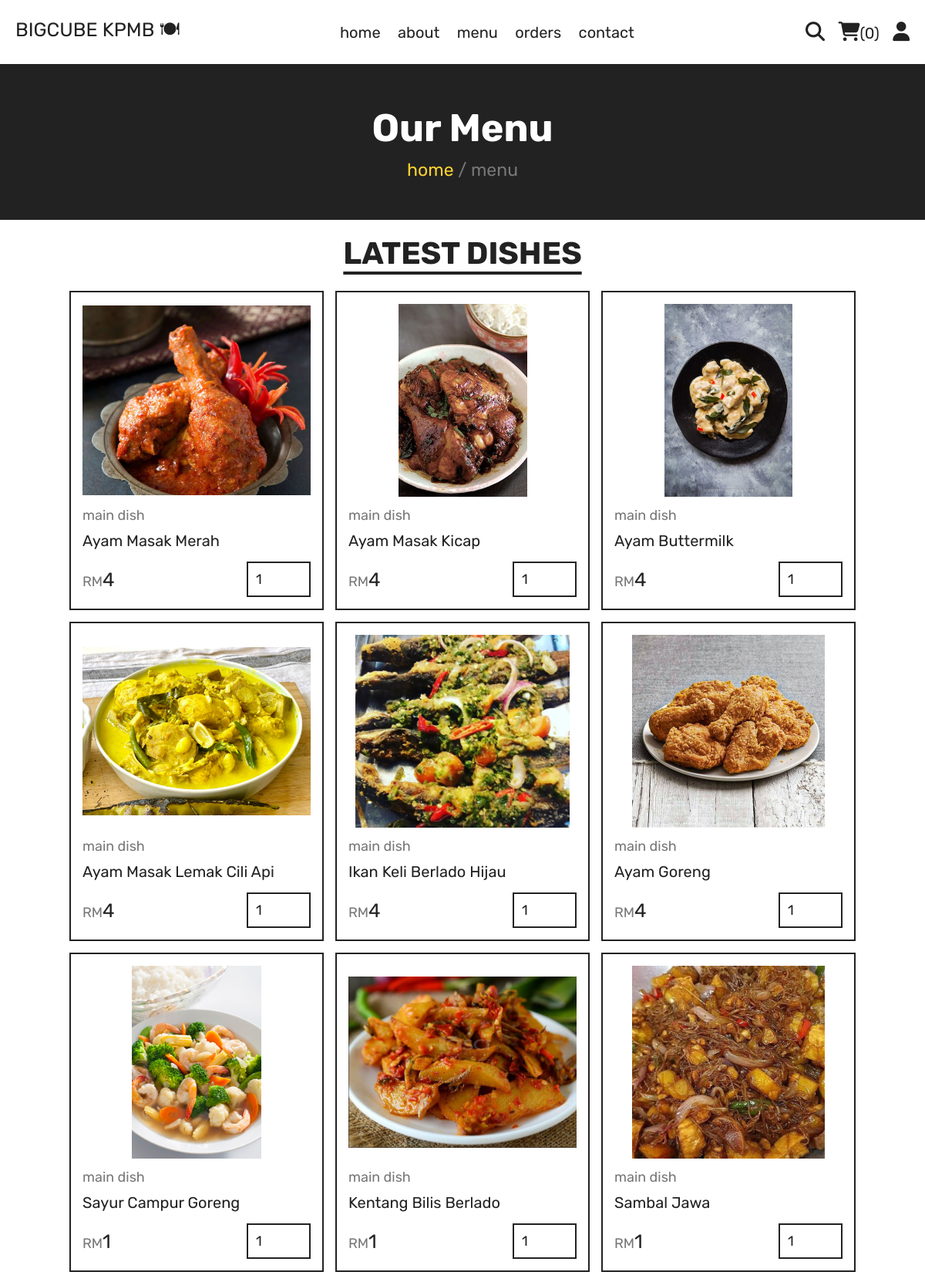
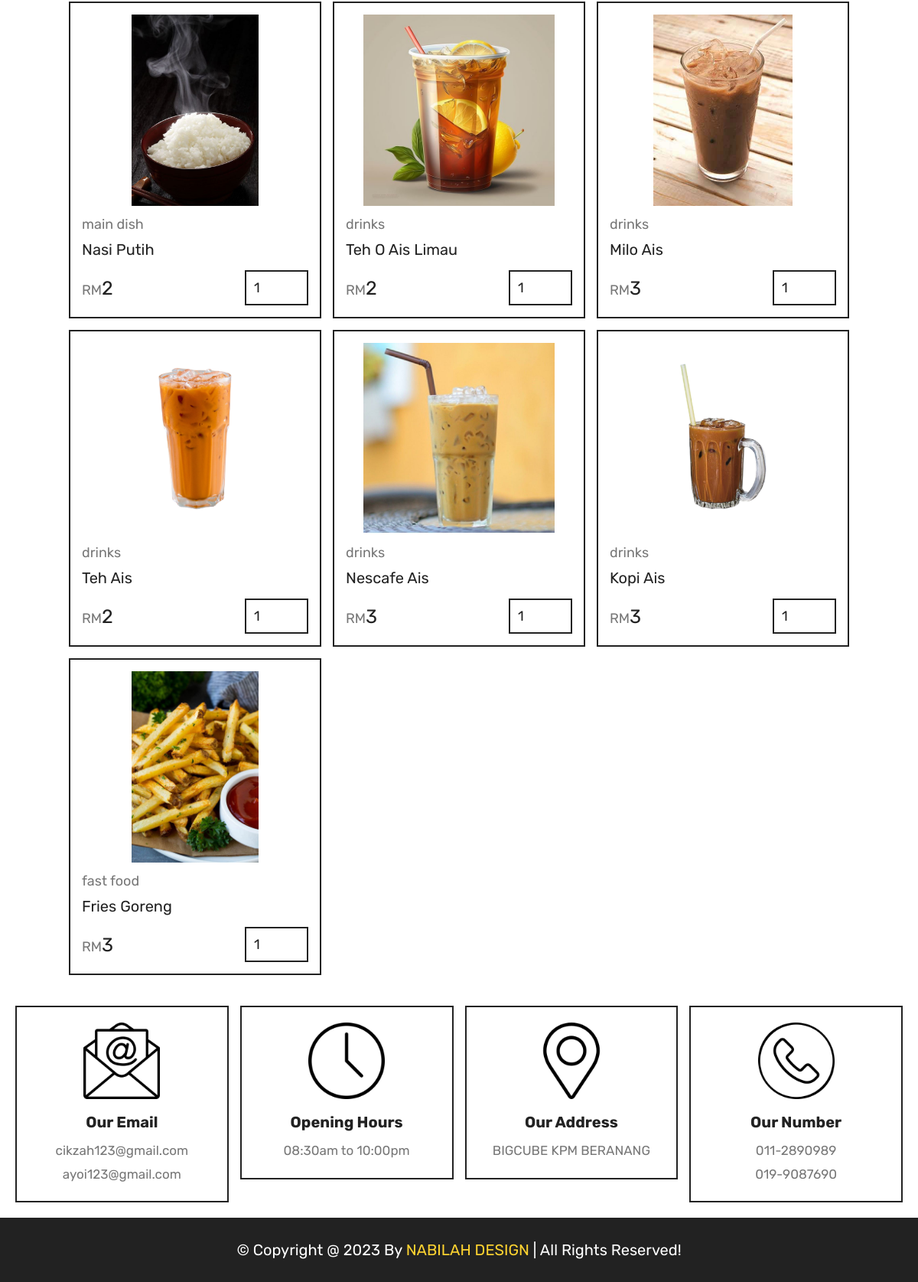
Page /menu.php on the committed database (2 pictures, top to bottom).
### tables this page shows
CREATE TABLE `products` (
  `id` int(100) NOT NULL,
  `name` varchar(100) NOT NULL,
  `category` varchar(100) NOT NULL,
  `price` int(10) NOT NULL,
  `image` varchar(100) NOT NULL
);

### menu.php (the view, shortened to what this page needs)
<?php
include 'components/connect.php';
?>
<!DOCTYPE html>
<html lang="en">
<head>
   <link rel="stylesheet" href="https://cdnjs.cloudflare.com/ajax/libs/font-awesome/6.1.1/css/all.min.css">
   <link rel="stylesheet" href="css/style.css">
</head>
<body>
<?php include 'components/user_header.php'; ?>
<div class="heading">
   <h3>our menu</h3>
   <p><a href="home.php">home</a> <span> / menu</span></p>
</div>
<section class="products">
   <h1 class="title">latest dishes</h1>
   <div class="box-container">
      <?php
         $select_products = $conn->prepare("SELECT * FROM `products`");
         $select_products->execute();
         if($select_products->rowCount() > 0){
            while($fetch_products = $select_products->fetch(PDO::FETCH_ASSOC)){
      ?>
      <form action="" method="post" class="box">
         <img src="uploaded_img/<?= $fetch_products['image']; ?>" alt="">
         <a href="category.php?category=<?= $fetch_products['category']; ?>" class="cat"><?= $fetch_products['category']; ?></a>
         <div class="name"><?= $fetch_products['name']; ?></div>
         <div class="flex">
            <div class="price"><span>RM</span><?= $fetch_products['price']; ?></div>
            <input type="number" name="qty" class="qty" min="1" max="99" value="1" maxlength="2"">
         </div>
      </form>
      <?php
            }
         }else{
            echo '<p class="empty">no products added yet!</p>';
         }
      ?>
   </div>
</section>
<?php include 'components/footer.php'; ?>
</body>
</html>

### css/style.css (style rules this page uses)
:root { --yellow:#fed330; --red:#e74c3c; --white:#fff; --black:#222; --light-color:#777; --border:.2rem solid var(--black); }
* { font-family: 'Rubik', sans-serif; margin:0; padding:0; box-sizing: border-box; outline: none; border: none; text-decoration: none; }
html { font-size: 62.5%; overflow-x: hidden; scroll-behavior: smooth; stop-opacity: 7rem; }
section { margin:0 auto; max-width: 1200px; padding:2rem; }
.title { text-align: center; margin-bottom: 2.5rem; font-size: 4rem; color:var(--black); text-transform: uppercase; text-decoration: underline; text-underline-offset: 1rem; }
.heading { display: flex; align-items: center; justify-content: center; gap:1rem; flex-flow: column; background-color: var(--black); min-height: 20rem; }
.heading h3 { font-size: 5rem; color:var(--white); text-transform: capitalize; }
.heading p { font-size: 2.3rem; color:var(--light-color); }
.heading p a { color:var(--yellow); }
.products .box-container { display: grid; grid-template-columns: repeat(auto-fit, 33rem); justify-content: center; align-items: flex-start; gap:1.5rem; }
.products .box-container .box { border:var(--border); padding:1.5rem; position: relative; overflow: hidden; }
.products .box-container .box img { height: 25rem; width: 100%; object-fit: contain; margin-bottom: 1rem; }
.products .box-container .box .cat { font-size: 1.8rem; color:var(--light-color); }
.products .box-container .box .name { font-size: 2rem; color:var(--black); margin:1rem 0; }
.products .box-container .box .flex { display: flex; align-items: center; gap:1rem; margin-top: 1.5rem; }
.products .box-container .box .flex .price { margin-right: auto; font-size: 2.5rem; color:var(--black); }
.products .box-container .box .flex .price span { color:var(--light-color); font-size: 1.8rem; }
.products .box-container .box .flex .qty { padding:1rem; border:var(--border); font-size: 1.8rem; color:var(--black); }

### rows in the picture
products: image (picture), category "main dish", name "Ayam Masak Merah", price "4"
products: image (picture), category "main dish", name "Ayam Masak Kicap", price "4"
products: image (picture), category "main dish", name "Ayam Buttermilk", price "4"
products: image (picture), category "main dish", name "Ayam Masak Lemak Cili Api", price "4"
products: image (picture), category "main dish", name "Ikan Keli Berlado Hijau", price "4"
products: image (picture), category "main dish", name "Ayam Goreng", price "4"
products: image (picture), category "main dish", name "Sayur Campur Goreng", price "1"
products: image (picture), category "main dish", name "Kentang Bilis Berlado", price "1"
products: image (picture), category "main dish", name "Sambal Jawa", price "1"
products: image (picture), category "main dish", name "Nasi Putih", price "2"
products: image (picture), category "drinks", name "Teh O Ais Limau", price "2"
products: image (picture), category "drinks", name "Milo Ais", price "3"
products: image (picture), category "drinks", name "Teh Ais", price "2"
products: image (picture), category "drinks", name "Nescafe Ais", price "3"
products: image (picture), category "drinks", name "Kopi Ais", price "3"
products: image (picture), category "fast food", name "Fries Goreng", price "3"

### other values in the picture
$total_cart_items "0"
